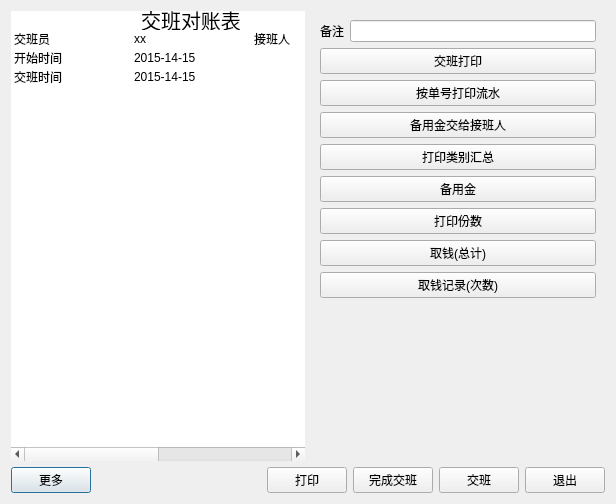
<?xml version="1.0" encoding="UTF-8"?>
<ui version="4.0">
 <class>w_scr_dish_switch_detail</class>
 <widget class="QDialog" name="w_scr_dish_switch_detail">
  <property name="geometry">
   <rect>
    <x>0</x>
    <y>0</y>
    <width>616</width>
    <height>504</height>
   </rect>
  </property>
  <property name="windowTitle">
   <string>Dialog</string>
  </property>
  <layout class="QVBoxLayout" name="verticalLayout_2">
   <item>
    <layout class="QHBoxLayout" name="horizontalLayout_3">
     <item>
      <widget class="QTableWidget" name="tableWidget">
       <property name="frameShape">
        <enum>QFrame::NoFrame</enum>
       </property>
       <property name="showGrid">
        <bool>false</bool>
       </property>
       <attribute name="horizontalHeaderVisible">
        <bool>false</bool>
       </attribute>
       <attribute name="horizontalHeaderDefaultSectionSize">
        <number>120</number>
       </attribute>
       <attribute name="verticalHeaderVisible">
        <bool>false</bool>
       </attribute>
       <attribute name="verticalHeaderDefaultSectionSize">
        <number>19</number>
       </attribute>
       <row>
        <property name="text">
         <string>New Row</string>
        </property>
       </row>
       <row>
        <property name="text">
         <string>New Row</string>
        </property>
       </row>
       <row>
        <property name="text">
         <string>New Row</string>
        </property>
       </row>
       <row>
        <property name="text">
         <string>New Row</string>
        </property>
       </row>
       <row>
        <property name="text">
         <string>New Row</string>
        </property>
       </row>
       <column>
        <property name="text">
         <string>New Column</string>
        </property>
       </column>
       <column>
        <property name="text">
         <string>New Column</string>
        </property>
       </column>
       <column>
        <property name="text">
         <string>New Column</string>
        </property>
       </column>
       <column>
        <property name="text">
         <string>New Column</string>
        </property>
       </column>
       <item row="0" column="1">
        <property name="text">
         <string>交班对账表</string>
        </property>
        <property name="font">
         <font>
          <pointsize>15</pointsize>
         </font>
        </property>
        <property name="textAlignment">
         <set>AlignHCenter|AlignVCenter|AlignCenter</set>
        </property>
       </item>
       <item row="1" column="0">
        <property name="text">
         <string>交班员</string>
        </property>
       </item>
       <item row="1" column="1">
        <property name="text">
         <string>xx</string>
        </property>
       </item>
       <item row="1" column="2">
        <property name="text">
         <string>接班人</string>
        </property>
       </item>
       <item row="1" column="3">
        <property name="text">
         <string>xxx</string>
        </property>
       </item>
       <item row="2" column="0">
        <property name="text">
         <string>开始时间</string>
        </property>
       </item>
       <item row="2" column="1">
        <property name="text">
         <string>2015-14-15</string>
        </property>
       </item>
       <item row="3" column="0">
        <property name="text">
         <string>交班时间</string>
        </property>
       </item>
       <item row="3" column="1">
        <property name="text">
         <string>2015-14-15</string>
        </property>
       </item>
       <item row="4" column="0">
        <property name="text">
         <string/>
        </property>
       </item>
      </widget>
     </item>
     <item>
      <widget class="QFrame" name="frame_set">
       <property name="frameShape">
        <enum>QFrame::NoFrame</enum>
       </property>
       <layout class="QVBoxLayout" name="verticalLayout">
        <item>
         <layout class="QHBoxLayout" name="horizontalLayout_2">
          <item>
           <widget class="QLabel" name="label">
            <property name="text">
             <string>备注</string>
            </property>
           </widget>
          </item>
          <item>
           <widget class="lds_lineedit" name="lineEdit_vch_memo"/>
          </item>
         </layout>
        </item>
        <item>
         <widget class="public_pushbuton_left_right" name="checkBox">
          <property name="focusPolicy">
           <enum>Qt::NoFocus</enum>
          </property>
          <property name="text">
           <string>交班打印</string>
          </property>
         </widget>
        </item>
        <item>
         <widget class="public_pushbuton_left_right" name="checkBox_print_detail">
          <property name="focusPolicy">
           <enum>Qt::NoFocus</enum>
          </property>
          <property name="text">
           <string>按单号打印流水</string>
          </property>
         </widget>
        </item>
        <item>
         <widget class="public_pushbuton_left_right" name="checkBox_cash_fee_keep_to_accept">
          <property name="focusPolicy">
           <enum>Qt::NoFocus</enum>
          </property>
          <property name="text">
           <string>备用金交给接班人</string>
          </property>
         </widget>
        </item>
        <item>
         <widget class="public_pushbuton_left_right" name="checkBox_print_sale_detail">
          <property name="focusPolicy">
           <enum>Qt::NoFocus</enum>
          </property>
          <property name="text">
           <string>打印类别汇总</string>
          </property>
         </widget>
        </item>
        <item>
         <widget class="public_pushbuton_number" name="pushButton_cash_register">
          <property name="focusPolicy">
           <enum>Qt::NoFocus</enum>
          </property>
          <property name="text">
           <string>备用金</string>
          </property>
         </widget>
        </item>
        <item>
         <widget class="public_pushbuton_number" name="pushButton_printcount">
          <property name="focusPolicy">
           <enum>Qt::NoFocus</enum>
          </property>
          <property name="text">
           <string>打印份数</string>
          </property>
         </widget>
        </item>
        <item>
         <widget class="public_pushbuton_number" name="pushButton_fetch">
          <property name="focusPolicy">
           <enum>Qt::NoFocus</enum>
          </property>
          <property name="text">
           <string>取钱(总计)</string>
          </property>
         </widget>
        </item>
        <item>
         <widget class="public_pushbuton_number" name="pushButton_fetch_record">
          <property name="focusPolicy">
           <enum>Qt::NoFocus</enum>
          </property>
          <property name="text">
           <string>取钱记录(次数)</string>
          </property>
         </widget>
        </item>
        <item>
         <spacer name="verticalSpacer">
          <property name="orientation">
           <enum>Qt::Vertical</enum>
          </property>
          <property name="sizeHint" stdset="0">
           <size>
            <width>20</width>
            <height>40</height>
           </size>
          </property>
         </spacer>
        </item>
       </layout>
      </widget>
     </item>
    </layout>
   </item>
   <item>
    <layout class="QHBoxLayout" name="horizontalLayout" stretch="0,0,0,0,0,0">
     <item>
      <widget class="lds_toolbar_button" name="pushButton_set">
       <property name="text">
        <string>更多</string>
       </property>
       <property name="outer_stylesheet" stdset="0">
        <string>pushbutton</string>
       </property>
      </widget>
     </item>
     <item>
      <spacer name="horizontalSpacer_2">
       <property name="orientation">
        <enum>Qt::Horizontal</enum>
       </property>
       <property name="sizeHint" stdset="0">
        <size>
         <width>40</width>
         <height>20</height>
        </size>
       </property>
      </spacer>
     </item>
     <item>
      <widget class="lds_toolbar_button" name="pushButton_print">
       <property name="text">
        <string>打印</string>
       </property>
       <property name="outer_stylesheet" stdset="0">
        <string>pushbutton</string>
       </property>
      </widget>
     </item>
     <item>
      <widget class="lds_toolbar_button" name="pushButton_finish">
       <property name="text">
        <string>完成交班</string>
       </property>
       <property name="outer_stylesheet" stdset="0">
        <string>pushbutton</string>
       </property>
      </widget>
     </item>
     <item>
      <widget class="lds_toolbar_button" name="pushButton_switch">
       <property name="text">
        <string>交班</string>
       </property>
       <property name="outer_stylesheet" stdset="0">
        <string>pushbutton</string>
       </property>
      </widget>
     </item>
     <item>
      <widget class="lds_toolbar_button" name="pushButton_exit">
       <property name="text">
        <string>退出</string>
       </property>
       <property name="outer_stylesheet" stdset="0">
        <string>pushbutton</string>
       </property>
      </widget>
     </item>
    </layout>
   </item>
  </layout>
 </widget>
 <customwidgets>
  <customwidget>
   <class>lds_toolbar_button</class>
   <extends>QPushButton</extends>
   <header>lds_toolbar_button.h</header>
  </customwidget>
  <customwidget>
   <class>public_pushbuton_left_right</class>
   <extends>QPushButton</extends>
   <header>public_pushbuton_left_right.h</header>
  </customwidget>
  <customwidget>
   <class>public_pushbuton_number</class>
   <extends>QPushButton</extends>
   <header>public_pushbuton_number.h</header>
  </customwidget>
  <customwidget>
   <class>lds_lineedit</class>
   <extends>QLineEdit</extends>
   <header>lds_lineedit.h</header>
  </customwidget>
 </customwidgets>
 <tabstops>
  <tabstop>pushButton_switch</tabstop>
  <tabstop>pushButton_print</tabstop>
  <tabstop>pushButton_finish</tabstop>
  <tabstop>pushButton_exit</tabstop>
  <tabstop>tableWidget</tabstop>
 </tabstops>
 <resources/>
 <connections/>
</ui>
